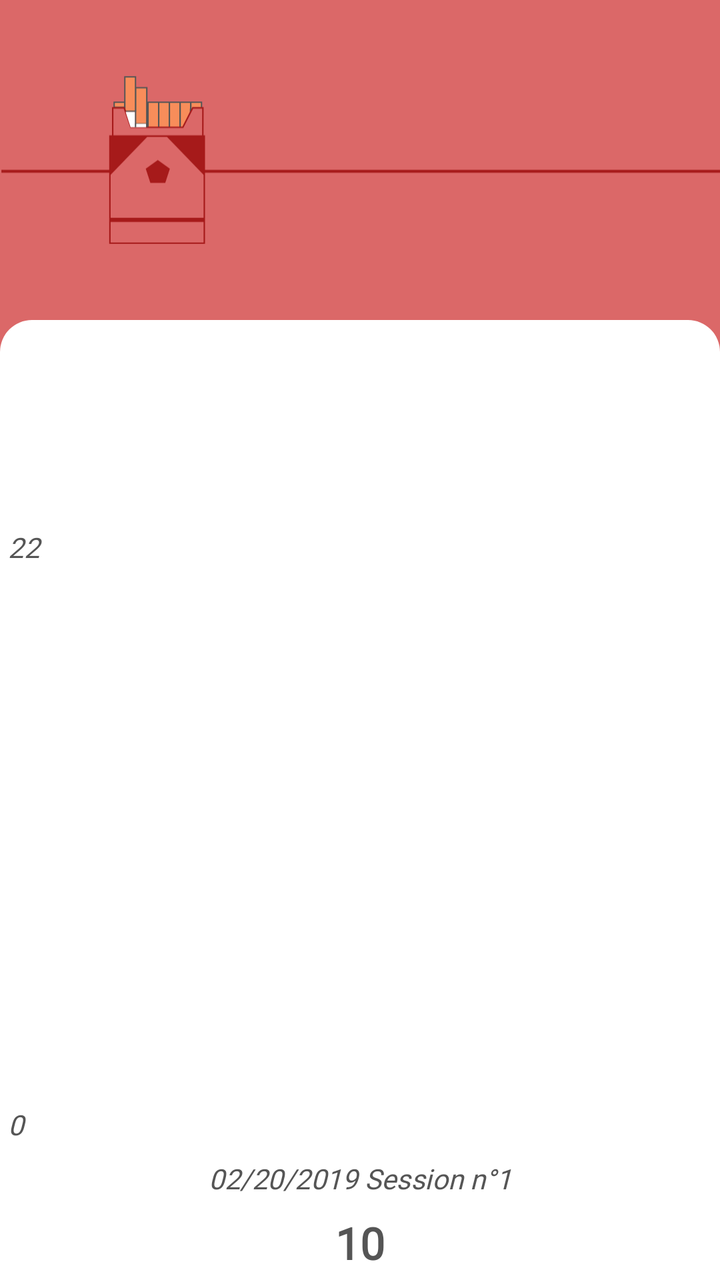
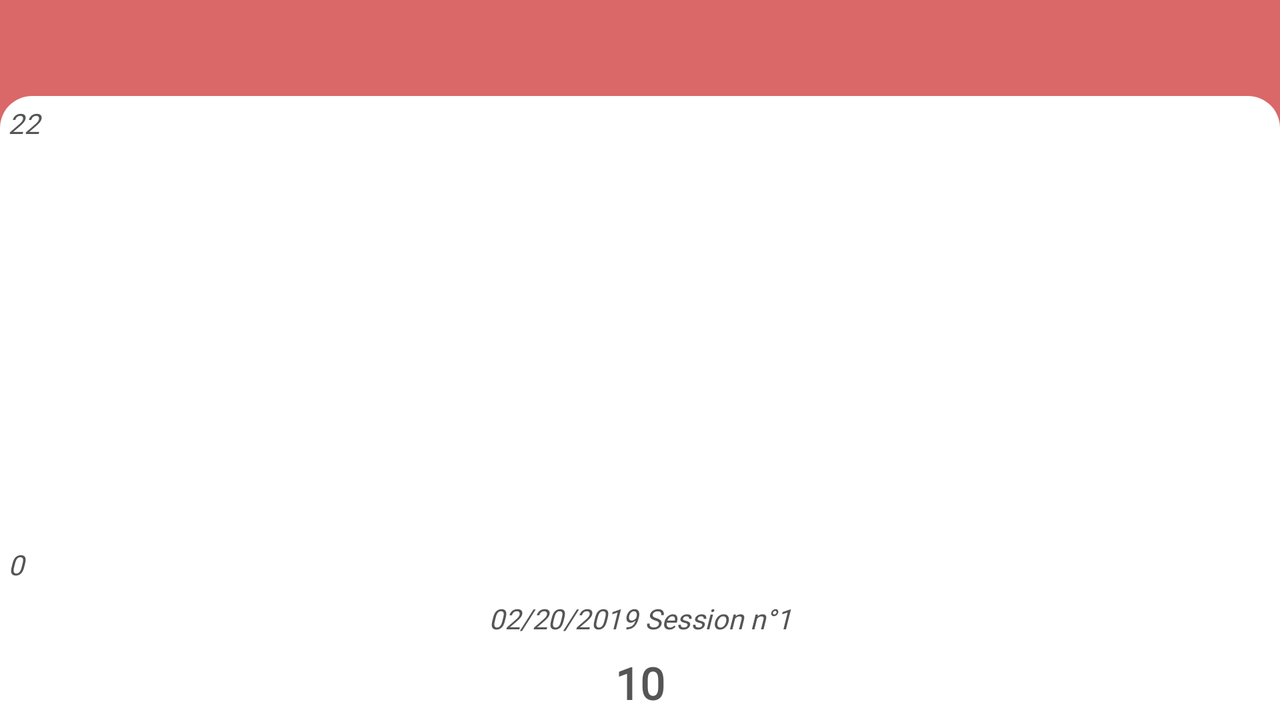

An Android layout and its configuration variant, each rendered on a device that would load it. The default file and the variant file are quoted in full after the pictures.
<!-- AndroidManifest.xml: activity theme SmokingThemeNoActionBar -->
<!-- res/layout/activity_smoking.xml -->
<?xml version="1.0" encoding="utf-8"?>
<androidx.constraintlayout.widget.ConstraintLayout
    xmlns:android="http://schemas.android.com/apk/res/android"
    xmlns:app="http://schemas.android.com/apk/res-auto"
    xmlns:tools="http://schemas.android.com/tools"
    android:background="@color/colorAccent"
    android:layout_width="match_parent"
    android:layout_height="match_parent"
    android:orientation="vertical"
    tools:context=".meditation.log_fragment.LogFragment">

    <androidx.appcompat.widget.Toolbar
        android:id="@+id/toolbar_smoking_activity"
        android:layout_width="match_parent"
        android:layout_height="wrap_content"
        app:titleTextColor="@android:color/white"
        app:layout_constraintEnd_toEndOf="parent"
        app:layout_constraintStart_toStartOf="parent"
        app:layout_constraintTop_toTopOf="parent" />

    <ImageView
        android:layout_width="0dp"
        android:layout_height="0dp"
        android:src="@drawable/cigarette_pack"
        app:layout_constraintStart_toStartOf="parent"
        app:layout_constraintEnd_toEndOf="parent"
        app:layout_constraintBottom_toTopOf="@id/frameLayout"
        app:layout_constraintTop_toTopOf="parent"/>

    <FrameLayout
        android:id="@+id/frameLayout"
        android:layout_width="match_parent"
        android:layout_height="0dp"
        android:background="@drawable/frame_top_rounded"
        app:layout_constraintBottom_toBottomOf="parent"
        app:layout_constraintEnd_toEndOf="parent"
        app:layout_constraintHorizontal_bias="0.0"
        app:layout_constraintStart_toStartOf="parent"
        app:layout_constraintTop_toTopOf="@+id/guideline"
        app:layout_constraintVertical_bias="0.0">

    </FrameLayout>

    <androidx.recyclerview.widget.RecyclerView
        android:id="@+id/recycler_view_round_smoking_data"
        android:layout_width="match_parent"
        android:layout_height="200dp"
        android:layout_marginTop="16dp"
        app:layout_constraintBottom_toTopOf="@+id/guideline"
        app:layout_constraintEnd_toEndOf="parent"
        app:layout_constraintStart_toStartOf="parent"
        app:layout_constraintTop_toTopOf="@id/guideline" />


    <TextView
        android:id="@+id/text_view_smoke_chart_legend_max"
        android:layout_width="24dp"
        android:layout_height="wrap_content"
        android:layout_margin="4dp"
        android:textStyle="italic"
        app:layout_constraintTop_toTopOf="@+id/frame_chart_smoking"
        app:layout_constraintStart_toStartOf="parent"
        tools:text="22" />

    <FrameLayout
        android:id="@+id/frame_chart_smoking"
        android:layout_width="match_parent"
        android:layout_height="0dp"
        android:layout_marginStart="24dp"
        android:layout_marginEnd="16dp"
        app:layout_constraintTop_toBottomOf="@+id/recycler_view_round_smoking_data"
        app:layout_constraintBottom_toTopOf="@id/tv_date_chart_smoking"
        app:layout_constraintEnd_toEndOf="parent"
        app:layout_constraintStart_toEndOf="@id/text_view_smoke_chart_legend_max"
        >

        <androidx.recyclerview.widget.RecyclerView
            android:visibility="visible"
            android:id="@+id/recycler_view_chart_smoking"
            android:layout_width="match_parent"
            android:layout_height="match_parent"
            />

        <include
            android:visibility="gone"
            android:id="@+id/layout_empty_view_chart_smoking"
            layout="@layout/empty_view_smoking_graph"
            android:layout_height="match_parent"
            android:layout_width="match_parent"/>

    </FrameLayout>
    

    <TextView
        android:id="@+id/text_view_smoke_chart_legend_min"
        android:layout_width="24dp"
        android:layout_height="wrap_content"
        android:layout_margin="4dp"
        android:textStyle="italic"
        app:layout_constraintBottom_toBottomOf="@+id/frame_chart_smoking"
        app:layout_constraintStart_toStartOf="parent"
        android:text="0" />

    <TextView
        android:id="@+id/tv_date_chart_smoking"
        android:layout_width="match_parent"
        android:layout_height="wrap_content"
        android:padding="4dp"
        android:gravity="center_horizontal"
        android:textStyle="italic"
        tools:text="02/20/2019 Session n°1"
        app:layout_constraintTop_toBottomOf="@+id/frame_chart_smoking"
        app:layout_constraintBottom_toTopOf="@+id/tv_quantity_chart_smoking"
        app:layout_constraintEnd_toEndOf="parent"
        app:layout_constraintStart_toStartOf="parent"/>

    <TextView
        android:id="@+id/tv_quantity_chart_smoking"
        android:layout_width="wrap_content"
        android:layout_height="wrap_content"
        android:padding="4dp"
        android:gravity="center_horizontal"
        android:textSize="22sp"
        android:textStyle="bold"
        tools:text="10"
        app:layout_constraintBottom_toBottomOf="parent"
        app:layout_constraintTop_toBottomOf="@+id/tv_date_chart_smoking"
        app:layout_constraintEnd_toEndOf="parent"
        app:layout_constraintStart_toStartOf="parent"/>

    <Button
        android:id="@+id/button_edit_chart_smoking"
        android:layout_width="24dp"
        android:layout_height="24dp"
        android:layout_marginStart="16dp"
        android:background="@drawable/ic_arrow_right"
        android:visibility="invisible"
        app:layout_constraintBottom_toBottomOf="@id/tv_quantity_chart_smoking"
        app:layout_constraintStart_toEndOf="@id/tv_quantity_chart_smoking"
        app:layout_constraintTop_toTopOf="@+id/tv_quantity_chart_smoking" />

    <androidx.constraintlayout.widget.Guideline
        android:id="@+id/guideline"
        android:layout_width="wrap_content"
        android:layout_height="wrap_content"
        android:orientation="horizontal"
        app:layout_constraintGuide_percent="0.25" />


</androidx.constraintlayout.widget.ConstraintLayout>
<!-- res/layout/empty_view_smoking_graph.xml (included above) -->
<?xml version="1.0" encoding="utf-8"?>
<androidx.constraintlayout.widget.ConstraintLayout xmlns:android="http://schemas.android.com/apk/res/android"
    android:layout_width="match_parent"
    android:layout_height="wrap_content"
    xmlns:app="http://schemas.android.com/apk/res-auto">

    <TextView
        android:text="@string/empty_smoking_graph"
        style="@style/EmptyGraphNote"
        app:layout_constraintStart_toStartOf="parent"
        app:layout_constraintEnd_toEndOf="parent"
        app:layout_constraintTop_toTopOf="parent"
        />

    <ImageView
        android:layout_width="match_parent"
        android:layout_height="wrap_content"
        android:src="@drawable/empty_graph_red"
        android:layout_marginTop="80dp"
        app:layout_constraintTop_toTopOf="parent"
        app:layout_constraintBottom_toBottomOf="parent"
        app:layout_constraintStart_toStartOf="parent"
        app:layout_constraintEnd_toEndOf="parent"/>

</androidx.constraintlayout.widget.ConstraintLayout>
<!-- resources referenced by this layout -->
<resources>
  <color name="colorAccent">#DB6868</color>
  <!-- drawable cigarette_pack: vector/xml drawable (drawable, 4199 chars, omitted) -->
  <!-- drawable empty_graph_red: vector/xml drawable (drawable, 2273 chars, omitted) -->
  <!-- drawable frame_top_rounded (drawable) -->
  <?xml version="1.0" encoding="utf-8"?>
  <shape xmlns:android="http://schemas.android.com/apk/res/android"
      android:shape="rectangle">
  
      <size
          android:width="400dp"
          android:height="400dp" />
  
      <corners
          android:topLeftRadius="16dp"
          android:topRightRadius="16dp"/>
  
      <solid
          android:color="#fff"/>
  
  </shape>
  <!-- drawable ic_arrow_right (drawable) -->
  <vector android:height="24.000053dp" android:viewportHeight="451.847"
      android:viewportWidth="451.846" android:width="24dp" xmlns:android="http://schemas.android.com/apk/res/android">
      <path android:fillColor="#5E5E5E" android:pathData="M345.441,248.292L151.154,442.573c-12.359,12.365 -32.397,12.365 -44.75,0c-12.354,-12.354 -12.354,-32.391 0,-44.744L278.318,225.92L106.409,54.017c-12.354,-12.359 -12.354,-32.394 0,-44.748c12.354,-12.359 32.391,-12.359 44.75,0l194.287,194.284c6.177,6.18 9.262,14.271 9.262,22.366C354.708,234.018 351.617,242.115 345.441,248.292z"/>
  </vector>
  <string name="empty_smoking_graph">Go to settings to start logging your progress</string>
  <style name="EmptyGraphNote">
          <item name="android:layout_width">match_parent</item>
          <item name="android:layout_height">wrap_content</item>
          <item name="android:textSize">18sp</item>
          <item name="android:gravity">center_horizontal</item>
          <item name="android:textStyle">italic</item>
          <item name="android:padding">32dp</item>
      </style>
  <style name="SmokingThemeNoActionBar" parent="Theme.AppCompat.Light.NoActionBar">
          
          <item name="colorPrimary">@color/colorAccent</item>
          <item name="colorPrimaryDark">@color/colorAccentDark</item>
          <item name="colorAccent">@color/colorPrimary</item>
          <item name="fontFamily">@font/eb_garamond</item>
          <item name="android:textColor">@color/colorSoftBlack</item>
      </style>
  <color name="colorAccentDark">#A61A1A</color>
  <color name="colorPrimary">#64A9BC</color>
  <color name="colorSoftBlack">#555555</color>
</resources>
<!-- res/layout-land/activity_smoking.xml (the repository's variant of the layout above) -->
<!-- drawn on the phone turned sideways -->
<?xml version="1.0" encoding="utf-8"?>
<androidx.constraintlayout.widget.ConstraintLayout
    xmlns:android="http://schemas.android.com/apk/res/android"
    xmlns:app="http://schemas.android.com/apk/res-auto"
    xmlns:tools="http://schemas.android.com/tools"
    android:background="@color/colorAccent"
    android:layout_width="match_parent"
    android:layout_height="match_parent"
    android:orientation="vertical"
    tools:context=".meditation.log_fragment.LogFragment">

    <androidx.appcompat.widget.Toolbar
        android:id="@+id/toolbar_smoking_activity"
        android:layout_width="match_parent"
        android:layout_height="wrap_content"
        app:titleTextColor="@android:color/white"
        app:layout_constraintEnd_toEndOf="parent"
        app:layout_constraintStart_toStartOf="parent"
        app:layout_constraintTop_toTopOf="parent" />

    <ImageView
        android:visibility="gone"
        android:layout_width="0dp"
        android:layout_height="0dp"
        android:src="@drawable/cigarette_pack"
        app:layout_constraintStart_toStartOf="parent"
        app:layout_constraintEnd_toEndOf="parent"
        app:layout_constraintBottom_toTopOf="@id/frameLayout"
        app:layout_constraintTop_toTopOf="parent"/>

    <FrameLayout
        android:id="@+id/frameLayout"
        android:layout_width="match_parent"
        android:layout_height="0dp"
        android:background="@drawable/frame_top_rounded"
        app:layout_constraintBottom_toBottomOf="parent"
        app:layout_constraintEnd_toEndOf="parent"
        app:layout_constraintHorizontal_bias="0.0"
        app:layout_constraintStart_toStartOf="parent"
        app:layout_constraintTop_toBottomOf="@id/toolbar_smoking_activity"
        app:layout_constraintVertical_bias="0.0">

    </FrameLayout>

    <androidx.recyclerview.widget.RecyclerView
        android:visibility="gone"
        android:id="@+id/recycler_view_round_smoking_data"
        android:layout_width="match_parent"
        android:layout_height="200dp"
        android:layout_marginTop="16dp"
        app:layout_constraintBottom_toTopOf="@+id/guideline"
        app:layout_constraintEnd_toEndOf="parent"
        app:layout_constraintStart_toStartOf="parent"
        app:layout_constraintTop_toTopOf="@id/guideline" />


    <TextView
        android:id="@+id/text_view_smoke_chart_legend_max"
        android:layout_width="24dp"
        android:layout_height="wrap_content"
        android:layout_margin="4dp"
        android:textStyle="italic"
        app:layout_constraintTop_toTopOf="@+id/frame_chart_smoking"
        app:layout_constraintStart_toStartOf="parent"
        tools:text="22" />

    <FrameLayout
        android:id="@+id/frame_chart_smoking"
        android:layout_width="match_parent"
        android:layout_height="0dp"
        android:layout_marginStart="24dp"
        android:layout_marginEnd="16dp"
        app:layout_constraintTop_toBottomOf="@id/toolbar_smoking_activity"
        app:layout_constraintBottom_toTopOf="@id/tv_date_chart_smoking"
        app:layout_constraintEnd_toEndOf="parent"
        app:layout_constraintStart_toEndOf="@id/text_view_smoke_chart_legend_max"
        >

        <androidx.recyclerview.widget.RecyclerView
            android:visibility="visible"
            android:id="@+id/recycler_view_chart_smoking"
            android:layout_width="match_parent"
            android:layout_height="match_parent"
            />

        <include
            android:visibility="gone"
            android:id="@+id/layout_empty_view_chart_smoking"
            layout="@layout/empty_view_smoking_graph"
            android:layout_height="match_parent"
            android:layout_width="match_parent"/>

    </FrameLayout>

    <TextView
        android:id="@+id/text_view_smoke_chart_legend_min"
        android:layout_width="24dp"
        android:layout_height="wrap_content"
        android:layout_margin="4dp"
        android:textStyle="italic"
        app:layout_constraintBottom_toBottomOf="@+id/frame_chart_smoking"
        app:layout_constraintStart_toStartOf="parent"
        android:text="0" />

    <TextView
        android:id="@+id/tv_date_chart_smoking"
        android:layout_width="match_parent"
        android:layout_height="wrap_content"
        android:padding="4dp"
        android:gravity="center_horizontal"
        android:textStyle="italic"
        tools:text="02/20/2019 Session n°1"
        app:layout_constraintTop_toBottomOf="@+id/frame_chart_smoking"
        app:layout_constraintBottom_toTopOf="@+id/tv_quantity_chart_smoking"
        app:layout_constraintEnd_toEndOf="parent"
        app:layout_constraintStart_toStartOf="parent"/>

    <TextView
        android:id="@+id/tv_quantity_chart_smoking"
        android:layout_width="wrap_content"
        android:layout_height="wrap_content"
        android:padding="4dp"
        android:gravity="center_horizontal"
        android:textSize="22sp"
        android:textStyle="bold"
        tools:text="10"
        app:layout_constraintBottom_toBottomOf="parent"
        app:layout_constraintTop_toBottomOf="@+id/tv_date_chart_smoking"
        app:layout_constraintEnd_toEndOf="parent"
        app:layout_constraintStart_toStartOf="parent"/>

    <Button
        android:id="@+id/button_edit_chart_smoking"
        android:layout_width="24dp"
        android:layout_height="24dp"
        android:layout_marginStart="16dp"
        android:background="@drawable/ic_arrow_right"
        android:visibility="invisible"
        app:layout_constraintBottom_toBottomOf="@id/tv_quantity_chart_smoking"
        app:layout_constraintStart_toEndOf="@id/tv_quantity_chart_smoking"
        app:layout_constraintTop_toTopOf="@+id/tv_quantity_chart_smoking" />

    <androidx.constraintlayout.widget.Guideline
        android:id="@+id/guideline"
        android:layout_width="wrap_content"
        android:layout_height="wrap_content"
        android:orientation="horizontal"
        app:layout_constraintGuide_percent="0.25" />


</androidx.constraintlayout.widget.ConstraintLayout>
